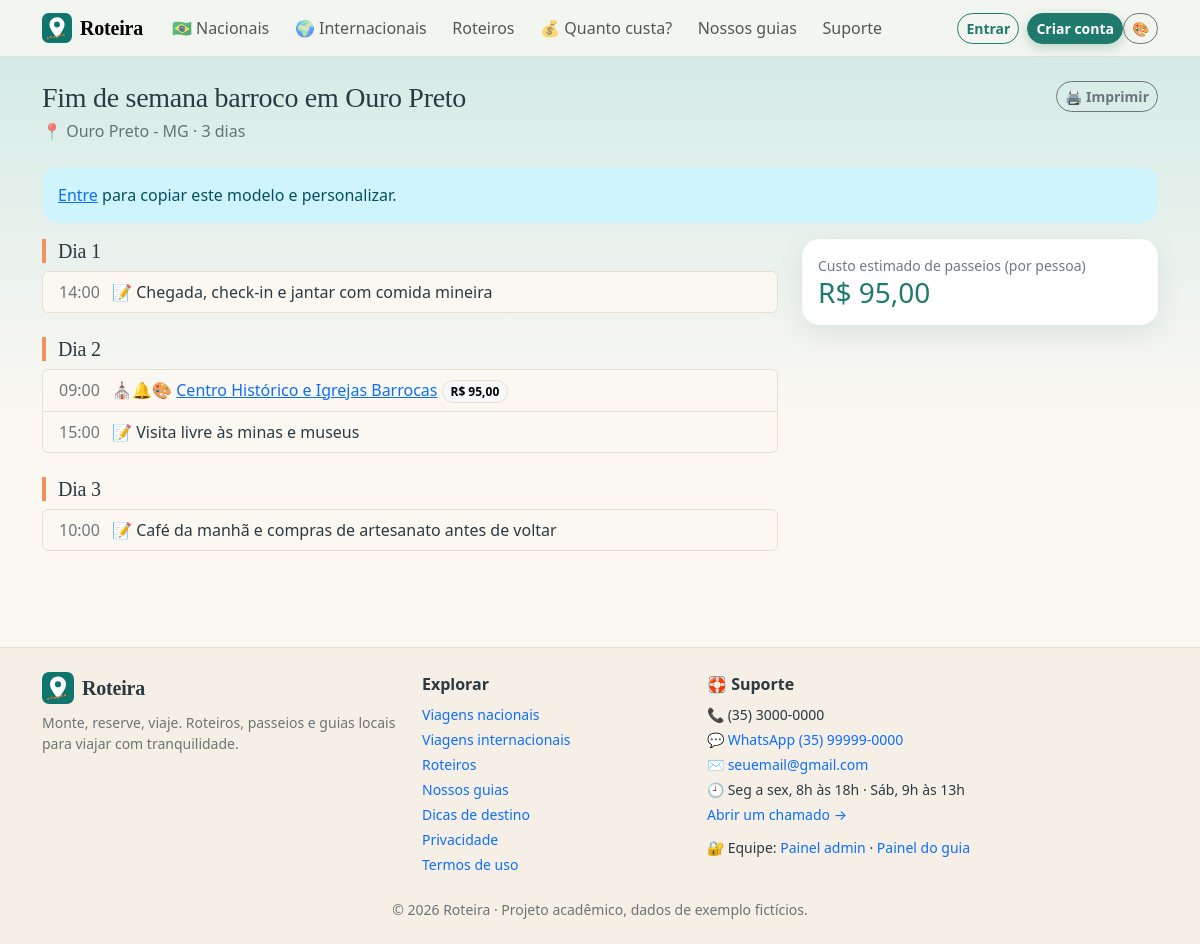
Page /roteiro.php?id=1 on the committed database.
### tables this page shows
CREATE TABLE roteiros (
  id INT AUTO_INCREMENT PRIMARY KEY,
  usuario_id INT NULL,
  titulo VARCHAR(200) NOT NULL,
  destino VARCHAR(120) NOT NULL,
  dias INT NOT NULL DEFAULT 3,
  data_inicio DATE NULL,
  publico TINYINT(1) NOT NULL DEFAULT 0,
  token_compartilhar VARCHAR(40) NULL UNIQUE COMMENT 'link secreto de leitura (compartilhar roteiro)',
  created_at TIMESTAMP DEFAULT CURRENT_TIMESTAMP,
  FOREIGN KEY (usuario_id) REFERENCES usuarios(id) ON DELETE CASCADE
);

CREATE TABLE roteiro_itens (
  id INT AUTO_INCREMENT PRIMARY KEY,
  roteiro_id INT NOT NULL,
  dia INT NOT NULL DEFAULT 1,
  horario CHAR(5) NULL,
  passeio_id INT NULL,
  nota VARCHAR(255) NULL,
  FOREIGN KEY (roteiro_id) REFERENCES roteiros(id) ON DELETE CASCADE,
  FOREIGN KEY (passeio_id) REFERENCES passeios(id) ON DELETE SET NULL
);

CREATE TABLE passeios (
  id INT AUTO_INCREMENT PRIMARY KEY,
  categoria_id INT NOT NULL,
  guia_id INT NULL,
  titulo VARCHAR(200) NOT NULL,
  destino VARCHAR(120) NOT NULL,
  descricao TEXT,
  duracao_horas DECIMAL(4,1) NOT NULL DEFAULT 4,
  preco DECIMAL(10,2) NOT NULL,
  emoji VARCHAR(30) NOT NULL DEFAULT '🌎' COMMENT 'emojis extras da capa (ex.: 🍕🏛️)',
  motivo VARCHAR(30) NULL COMMENT 'silhueta do ponto turístico da capa',
  imagem VARCHAR(255) NULL COMMENT 'foto: caminho em uploads/ ou URL',
  video_id VARCHAR(20) NULL COMMENT 'ID do vídeo do YouTube',
  hue SMALLINT NOT NULL DEFAULT 180,
  escopo VARCHAR(20) NOT NULL DEFAULT 'nacional',
  pais VARCHAR(80) NOT NULL DEFAULT 'Brasil',
  dias INT NOT NULL DEFAULT 1,
  atracoes TEXT NULL COMMENT 'lista separada por ponto e vírgula',
  ativo TINYINT(1) NOT NULL DEFAULT 1,
  FOREIGN KEY (categoria_id) REFERENCES categorias(id),
  FOREIGN KEY (guia_id) REFERENCES guias(id) ON DELETE SET NULL,
  FOREIGN KEY (escopo) REFERENCES escopos(codigo)
);

### roteiro.php (the view, shortened to what this page needs)
<?php
require_once __DIR__ . '/inc/app.php';
function carregarRoteiro(PDO $c, $id) { $st = $c->prepare('SELECT * FROM roteiros WHERE id=?'); $st->execute([$id]); return $st->fetch(); }
$u = usuario(); $tk = trim($_GET['t'] ?? ''); $porToken = false;
if (preg_match('/^[a-f0-9]{32}$/', $tk)) { $st0 = $conn->prepare('SELECT * FROM roteiros WHERE token_compartilhar=?'); $st0->execute([$tk]); $r = $st0->fetch(); $id = $r ? (int)$r['id'] : 0; $porToken = (bool)$r; }
else { $id = (int)($_GET['id'] ?? 0); $r = carregarRoteiro($conn, $id); }
$st = $conn->prepare('SELECT i.*, p.titulo, p.preco, p.emoji, p.duracao_horas FROM roteiro_itens i LEFT JOIN passeios p ON p.id=i.passeio_id WHERE i.roteiro_id=? ORDER BY i.dia, ISNULL(i.horario), i.horario, i.id');
$st->execute([$id]); $porDia = []; $total = 0;
foreach ($st->fetchAll() as $i) { $porDia[$i['dia']][] = $i; $total += (float)$i['preco']; }
?>
<div class="d-flex flex-wrap justify-content-between align-items-start gap-2 mb-4">
  <div><h1 class="h3 mb-1"><?= e($r['titulo']) ?></h1><div class="text-body-secondary">📍 <?= e($r['destino']) ?> · <?= (int)$r['dias'] ?> dias<?= $r['data_inicio'] ? ' · início em ' . dataBr($r['data_inicio']) : '' ?></div></div>
  <div class="d-flex gap-2 no-print">
    <button class="btn btn-outline-secondary btn-sm" onclick="window.print()">🖨️ Imprimir</button>
  </div>
</div>
<?php if (!$u && $r['publico']): ?><div class="alert alert-info no-print"><a href="login.php">Entre</a> para copiar este modelo e personalizar.</div><?php endif; ?>
<div class="row g-4">
  <div class="col-lg-8">
    <?php for ($d = 1; $d <= $r['dias']; $d++): ?>
      <div class="mb-4"><h2 class="h5 dia-titulo">Dia <?= $d ?><?= $r['data_inicio'] ? ' · ' . date('d/m', strtotime($r['data_inicio'] . ' +' . ($d - 1) . ' day')) : '' ?></h2>
      <?php if (empty($porDia[$d])): ?><p class="text-body-secondary small ms-3">Nada planejado ainda.</p><?php else: ?><ul class="list-group">
        <?php foreach ($porDia[$d] as $i): ?><li class="list-group-item d-flex justify-content-between align-items-center">
          <div><span class="text-body-secondary me-2"><?= e($i['horario'] ?: '—') ?></span>
            <?php if ($i['passeio_id']): ?><?= e($i['emoji']) ?> <a href="passeio.php?id=<?= (int)$i['passeio_id'] ?>"><?= e($i['titulo']) ?></a> <span class="badge text-bg-light border"><?= brl($i['preco']) ?></span>
            <?php else: ?>📝 <?= e($i['nota']) ?><?php endif; ?></div>
          </li><?php endforeach; ?></ul><?php endif; ?></div>
    <?php endfor; ?>
  </div>
  <div class="col-lg-4">
    <div class="card mb-3"><div class="card-body"><div class="text-body-secondary small">Custo estimado de passeios (por pessoa)</div><div class="h3 text-primary mb-0"><?= brl($total) ?></div></div></div>
  </div>
</div>

### css/site.css (style rules this page uses)
:root { --brand:#0f766e; --brand-dark:#0b5d57; --accent:#f97316; --bs-link-color:#0f766e; --bs-link-hover-color:#0b5d57; }
.text-primary { color:var(--brand) !important; }
.dia-titulo { border-left:4px solid var(--accent); padding-left:.75rem; }
:root { --brand:#1f7a6d; --brand-dark:#165a50; --accent:#f0925b; --radius:1.1rem; --shadow:0 .6rem 1.6rem rgba(31,90,90,.10); }
[data-bs-theme=light] { --bs-body-bg:#fbf8f2; --bs-body-color:#2b3a42; --bs-tertiary-bg:#f4ede1; --bs-border-color:#e8dfd0; --bs-secondary-color:rgba(43,58,66,.68); --card-bg:#fff; --sky:#cfe9e6; }
body { background-color:var(--bs-body-bg); background-image:linear-gradient(180deg,var(--sky) 0,transparent 420px); background-repeat:no-repeat; }
h1,h2,h3,.titulo,.navbar-brand,.display-6 { font-family:Georgia,'Times New Roman',serif; letter-spacing:-.01em; }
.card { border:0; border-radius:var(--radius); background:var(--card-bg); --bs-card-bg:var(--card-bg); box-shadow:var(--shadow); }
.btn { border-radius:2rem; font-weight:600; }
.alert { border:0; border-radius:var(--radius); }
.badge { border-radius:2rem; font-weight:600; }

### rows in the picture
roteiros: titulo "Fim de semana barroco em Ouro Preto", destino "Ouro Preto - MG", dias "3"
roteiro_itens: horario "14:00", nota "Chegada, check-in e jantar com comida mineira"
roteiro_itens: horario "09:00", passeio.emoji "⛪🔔🎨", passeio.titulo "Centro Histórico e Igrejas Barrocas", passeio.preco "R$ 95,00"
roteiro_itens: horario "15:00", nota "Visita livre às minas e museus"
roteiro_itens: horario "10:00", nota "Café da manhã e compras de artesanato antes de voltar"

### other values in the picture
$nome "Roteira"
brl($total) "R$ 95,00"
SITE_NOME "Roteira"
SITE_SLOGAN "Monte, reserve, viaje."
config('suporte_telefone') "(35) 3000-0000"
config('suporte_whatsapp') "(35) 99999-0000"
config('suporte_email') "seuemail@gmail.com"
config('suporte_horario') "Seg a sex, 8h às 18h · Sáb, 9h às 13h"
